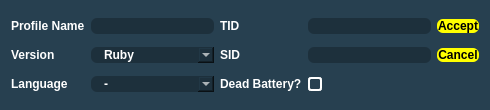
<?xml version="1.0" encoding="UTF-8"?>
<ui version="4.0">
 <class>ProfileManager3NewEdit</class>
 <widget class="QDialog" name="ProfileManager3NewEdit">
  <property name="geometry">
   <rect>
    <x>0</x>
    <y>0</y>
    <width>490</width>
    <height>110</height>
   </rect>
  </property>
  <property name="sizePolicy">
   <sizepolicy hsizetype="Fixed" vsizetype="Fixed">
    <horstretch>0</horstretch>
    <verstretch>0</verstretch>
   </sizepolicy>
  </property>
  <property name="minimumSize">
   <size>
    <width>490</width>
    <height>110</height>
   </size>
  </property>
  <property name="maximumSize">
   <size>
    <width>490</width>
    <height>110</height>
   </size>
  </property>
  <property name="windowTitle">
   <string>Profile Editor Gen 3</string>
  </property>
  <property name="styleSheet">
   <string notr="true">QDialog {
	background-color: #274050;
}

QLineEdit {
	qproperty-alignment: AlignCenter;
	background-color: #1D303C;
	border:none;
	border-radius: 6px;
	color: white;
	font-family: &quot;Myriad Pro&quot;, Montserrat;
	font-weight: 500;
}

QPushButton {
	border: none;
	border-radius: 6px;
	color: black;
	background-color: yellow;
	font-family: &quot;Myriad Pro&quot;, Montserrat;
	font-weight: 500;
}

QComboBox {
	background-color: #1D303C;
	border: none;
	border-radius: 6px;
	color: white;
	padding-left: 13px;
	font-family: &quot;Myriad Pro&quot;, Montserrat;
	font-weight: 500;
}

QComboBox QListView{
	color: white;
	background-color: #1D303C;
	border:1px solid black;
	padding-left: 3px;
}

QComboBox::item:alternate {
	background: #1D303C;
}

QComboBox::item:selected {
	border: 1px solid transparent;
	background: #003941;
}

QComboBox::indicator{
	background-color:transparent;
	selection-background-color:transparent;
	color:transparent;
	selection-color:transparent;
}

QComboBox::editable {
	background-color: #1D303C;
	border: none;
	border-radius: 6px;
	color: white;
}

QLabel {
	color: white;
	font-family: &quot;Myriad Pro&quot;, Montserrat;
	font-weight: 500;
}

QCheckBox::indicator {
	border: 2px solid white;
	border-radius: 3px;
	height: 10px;
	width: 10px;
}

QCheckBox::indicator:unchecked {
	background-color: #274050;
}

QCheckBox::indicator:checked {
	background-color: white;
}</string>
  </property>
  <layout class="QGridLayout" name="gridLayout">
   <item row="0" column="0">
    <widget class="QLabel" name="labelProfile">
     <property name="text">
      <string>Profile Name</string>
     </property>
    </widget>
   </item>
   <item row="0" column="1">
    <widget class="QLineEdit" name="lineEditProfile">
     <property name="sizePolicy">
      <sizepolicy hsizetype="Preferred" vsizetype="Fixed">
       <horstretch>0</horstretch>
       <verstretch>0</verstretch>
      </sizepolicy>
     </property>
    </widget>
   </item>
   <item row="0" column="2">
    <widget class="QLabel" name="labelTID">
     <property name="sizePolicy">
      <sizepolicy hsizetype="Preferred" vsizetype="Preferred">
       <horstretch>0</horstretch>
       <verstretch>0</verstretch>
      </sizepolicy>
     </property>
     <property name="text">
      <string>TID</string>
     </property>
    </widget>
   </item>
   <item row="0" column="3">
    <widget class="QTextBox" name="textBoxTID">
     <property name="sizePolicy">
      <sizepolicy hsizetype="Preferred" vsizetype="Fixed">
       <horstretch>0</horstretch>
       <verstretch>0</verstretch>
      </sizepolicy>
     </property>
    </widget>
   </item>
   <item row="0" column="4">
    <widget class="QPushButton" name="pushButtonAccept">
     <property name="sizePolicy">
      <sizepolicy hsizetype="Preferred" vsizetype="Fixed">
       <horstretch>0</horstretch>
       <verstretch>0</verstretch>
      </sizepolicy>
     </property>
     <property name="text">
      <string>Accept</string>
     </property>
    </widget>
   </item>
   <item row="1" column="0">
    <widget class="QLabel" name="labelVersion">
     <property name="text">
      <string>Version</string>
     </property>
    </widget>
   </item>
   <item row="1" column="1">
    <widget class="QComboBox" name="comboBoxVersion">
     <item>
      <property name="text">
       <string>Ruby</string>
      </property>
     </item>
     <item>
      <property name="text">
       <string>Sapphire</string>
      </property>
     </item>
     <item>
      <property name="text">
       <string>Fire Red</string>
      </property>
     </item>
     <item>
      <property name="text">
       <string>Leaf Green</string>
      </property>
     </item>
     <item>
      <property name="text">
       <string>Emerald</string>
      </property>
     </item>
     <item>
      <property name="text">
       <string>XD</string>
      </property>
     </item>
     <item>
      <property name="text">
       <string>Colosseum</string>
      </property>
     </item>
    </widget>
   </item>
   <item row="1" column="2">
    <widget class="QLabel" name="labelSID">
     <property name="text">
      <string>SID</string>
     </property>
    </widget>
   </item>
   <item row="1" column="3">
    <widget class="QTextBox" name="textBoxSID">
     <property name="sizePolicy">
      <sizepolicy hsizetype="Preferred" vsizetype="Fixed">
       <horstretch>0</horstretch>
       <verstretch>0</verstretch>
      </sizepolicy>
     </property>
    </widget>
   </item>
   <item row="1" column="4">
    <widget class="QPushButton" name="pushButtonCancel">
     <property name="sizePolicy">
      <sizepolicy hsizetype="Preferred" vsizetype="Fixed">
       <horstretch>0</horstretch>
       <verstretch>0</verstretch>
      </sizepolicy>
     </property>
     <property name="text">
      <string>Cancel</string>
     </property>
    </widget>
   </item>
   <item row="2" column="0">
    <widget class="QLabel" name="labelLanguage">
     <property name="text">
      <string>Language</string>
     </property>
    </widget>
   </item>
   <item row="2" column="1">
    <widget class="QComboBox" name="comboBoxLanguage">
     <item>
      <property name="text">
       <string notr="true">-</string>
      </property>
     </item>
     <item>
      <property name="text">
       <string>ENG</string>
      </property>
     </item>
     <item>
      <property name="text">
       <string>SPA</string>
      </property>
     </item>
     <item>
      <property name="text">
       <string>FRE</string>
      </property>
     </item>
     <item>
      <property name="text">
       <string>ITA</string>
      </property>
     </item>
     <item>
      <property name="text">
       <string>DEU</string>
      </property>
     </item>
     <item>
      <property name="text">
       <string>JPN</string>
      </property>
     </item>
    </widget>
   </item>
   <item row="2" column="2">
    <widget class="QLabel" name="labelDeadBattery">
     <property name="text">
      <string>Dead Battery?</string>
     </property>
    </widget>
   </item>
   <item row="2" column="3">
    <widget class="QCheckBox" name="checkBoxDeadBattery">
     <property name="sizePolicy">
      <sizepolicy hsizetype="Preferred" vsizetype="Fixed">
       <horstretch>0</horstretch>
       <verstretch>0</verstretch>
      </sizepolicy>
     </property>
     <property name="text">
      <string/>
     </property>
    </widget>
   </item>
  </layout>
 </widget>
 <customwidgets>
  <customwidget>
   <class>QTextBox</class>
   <extends>QLineEdit</extends>
   <header>Forms/Controls/QTextBox.hpp</header>
  </customwidget>
 </customwidgets>
 <tabstops>
  <tabstop>lineEditProfile</tabstop>
  <tabstop>comboBoxVersion</tabstop>
  <tabstop>comboBoxLanguage</tabstop>
  <tabstop>textBoxTID</tabstop>
  <tabstop>textBoxSID</tabstop>
  <tabstop>checkBoxDeadBattery</tabstop>
  <tabstop>pushButtonAccept</tabstop>
  <tabstop>pushButtonCancel</tabstop>
 </tabstops>
 <resources/>
 <connections/>
</ui>
